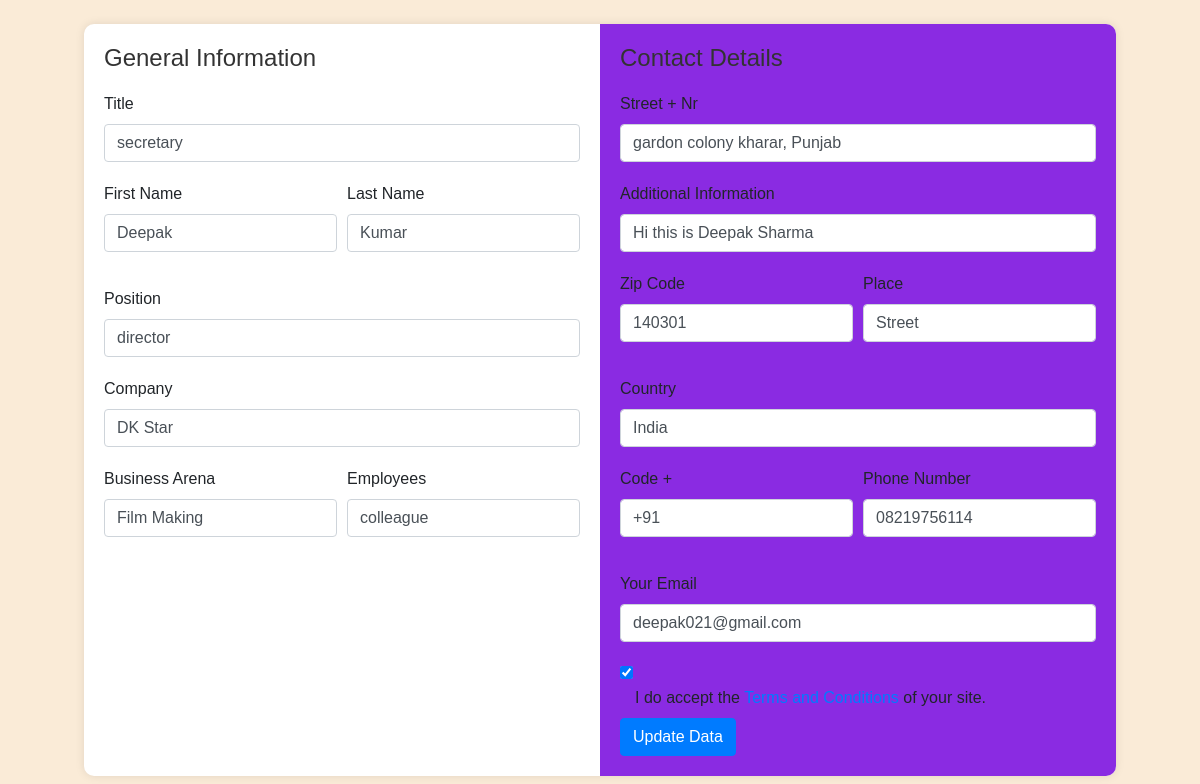
The app's page /update/5/ with its own data.
### form/models.py (models this page shows)
class Registration(models.Model):
    title = models.CharField(max_length=255)
    first_name = models.CharField(max_length=255)
    last_name = models.CharField(max_length=255)
    position = models.CharField(max_length=255)
    company = models.CharField(max_length=255)
    business = models.CharField(max_length=255)
    employees = models.CharField(max_length=255)
    street = models.CharField(max_length=255)
    additional = models.CharField(max_length=255)
    zipcode = models.CharField(max_length=10)
    place = models.CharField(max_length=255)
    country = models.CharField(max_length=255)
    code = models.CharField(max_length=10)
    phone = models.CharField(max_length=20)
    your_email = models.EmailField()
    accept_terms = models.BooleanField(default=False)

### form/views.py (the view)
# urls.py: path('update/<int:id>/', Update_view, name='update_registration'),
def Update_view(request, id):
    if request.method == 'POST':
        user = Registration.objects.get(pk=id)
        form = RegistrationForm(request.POST, instance=user)
        if form.is_valid():
            form.save()
            return redirect('show')  # Redirect to the show_data view after successful update
    else:
        user = Registration.objects.get(pk=id)
        form = RegistrationForm(instance=user)
    return render(request, 'form/update.html', {'form': form, 'registration': user})

### form/forms.py (shortened to what this page needs)
class RegistrationForm(forms.ModelForm):
    class Meta:
        model = Registration
        fields = '__all__'

### form/templates/form/update.html (shortened to what this page needs)
<!DOCTYPE html>
{% load static %}
<html lang="en">
<head>
    <link rel="stylesheet" href="https://stackpath.bootstrapcdn.com/bootstrap/4.5.2/css/bootstrap.min.css" />
    <link rel="stylesheet" href="{% static 'form/css/custom.css' %}" />
</head>
<body class="form-v10">
    <div class="page-content">
        <div class="form-v10-content">
            <form class="form-detail" action="{% url 'update_registration' id=registration.id %}" method="POST" id="updateForm">
                <div class="form-left">
                    <h2>General Information</h2>
                    <div class="form-group">
                        <label>Title</label>
                        <input type="text" name="title" class="form-control" value="{{ registration.title }}" required>
                    </div>
                    <div class="form-row">
                        <div class="form-group col-md-6">
                            <label>First Name</label>
                            <input type="text" name="first_name" class="form-control" value="{{ registration.first_name }}" required>
                        </div>
                        <div class="form-group col-md-6">
                            <label>Last Name</label>
                            <input type="text" name="last_name" class="form-control" value="{{ registration.last_name }}" required>
                        </div>
                    </div>
                    <div class="form-group">
                        <label>Position</label>
                        <input type="text" name="position" class="form-control" value="{{ registration.position }}" required>
                    </div>
                    <div class="form-group">
                        <label>Company</label>
                        <input type="text" name="company" class="form-control" value="{{ registration.company }}" required>
                    </div>
                    <div class="form-row">
                        <div class="form-group col-md-6">
                            <label>Business Arena</label>
                            <input type="text" name="business" class="form-control" value="{{ registration.business }}" required>
                        </div>
                        <div class="form-group col-md-6">
                            <label>Employees</label>
                            <input type="text" name="employees" class="form-control" value="{{ registration.employees }}" required>
                        </div>
                    </div>
                </div>
                <div class="form-right">
                    <h2>Contact Details</h2>
                    <div class="form-group">
                        <label>Street + Nr</label>
                        <input type="text" name="street" class="form-control" value="{{ registration.street }}" required>
                    </div>
                    <div class="form-group">
                        <label>Additional Information</label>
                        <input type="text" name="additional" class="form-control" value="{{ registration.additional }}" required>
                    </div>
                    <div class="form-row">
                        <div class="form-group col-md-6">
                            <label>Zip Code</label>
                            <input type="text" name="zipcode" class="form-control" value="{{ registration.zipcode }}" required>
                        </div>
                        <div class="form-group col-md-6">
                            <label>Place</label>
                            <input type="text" name="place" class="form-control" value="{{ registration.place }}" required>
                        </div>
                    </div>
                    <div class="form-group">
                        <label>Country</label>
                        <input type="text" name="country" class="form-control" value="{{ registration.country }}" required>
                    </div>
                    <div class="form-row">
                        <div class="form-group col-md-6">
                            <label>Code +</label>
                            <input type="text" name="code" class="form-control" value="{{ registration.code }}" required>
                        </div>
                        <div class="form-group col-md-6">
                            <label>Phone Number</label>
                            <input type="text" name="phone" class="form-control" value="{{ registration.phone }}" required>
                        </div>
                    </div>
                    <div class="form-group">
                        <label>Your Email</label>
                        <input type="text" name="your_email" class="form-control" value="{{ registration.your_email }}" required>
                    </div>
                    <div class="form-checkbox">
                        <input type="checkbox" name="accept_terms" id="accept-terms-checkbox" {% if registration.accept_terms %}checked{% endif %}>
                        <label class="container" for="accept-terms-checkbox">
                            I do accept the <a href="#" class="text">Terms and Conditions</a> of your site.
                        </label>
                    </div>
                    <div class="form-row-last">
                        <input type="submit" name="update" class="btn btn-primary" value="Update Data">
                    </div>
                </div>
            </form>
        </div>
    </div>
</body>
</html>

### form/static/form/css/custom.css (style rules this page uses)
body { font-family: 'Montserrat', sans-serif; background-color: antiquewhite; }
.page-content { display: flex; justify-content: center; align-items: center; height: 100vh; }
.form-v10-content { background-color: #fff; border-radius: 10px; overflow: hidden; box-shadow: 0 0 10px rgba(0, 0, 0, 0.1); }
.form-detail { display: flex; }
.form-left, .form-right { flex: 1; padding: 20px; }
.form-left h2, .form-right h2 { color: #333; font-size: 24px; margin-bottom: 20px; }
.form-group { margin-bottom: 20px; }
.form-row { margin-bottom: 15px; }
.form-right { flex: 1; padding: 20px; background-color: blueviolet; }

### records on screen
Registration: title "secretary", first_name "Deepak", last_name "Kumar", position "director", company "DK Star", business "Film Making", employees "colleague", street "gardon colony kharar, Punjab", additional "Hi this is Deepak Sharma", zipcode "140301", place "Street", country "India", code "+91", phone "08219756114", your_email "deepak021@gmail.com", accept_terms "☑"
